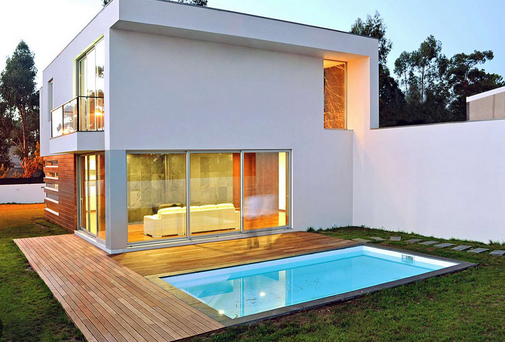
#> input picture imagenes/casa.png, 505 x 342 px, found by its file name
$ jupyter execute 21_sift_detalles.ipynb
#> lines starting #> are read from the running program, lines starting #| are printed output that depends on the picture
# 21 · SIFT en detalle: parámetros, efectos y visualización

## 1) Parámetros de `cv2.SIFT_create(...)`

```python
sift = cv2.SIFT_create(
    nfeatures=0,
    nOctaveLayers=3,
    contrastThreshold=0.04,
    edgeThreshold=10,
    sigma=1.6
)
```

**Explicación y buenas prácticas**
- `nfeatures`: máximo de puntos a retener (0 = sin límite duro).
- `nOctaveLayers`: capas por octava; más capas → mejor localización en escala (típico: 3).
- `contrastThreshold`: filtra puntos de bajo contraste; mayor → menos puntos, más estables.
- `edgeThreshold`: suprime respuestas dominadas por bordes largos; mayor → más permisivo.
- `sigma`: suavizado inicial en la octava base; controla el tamaño de estructuras capturadas.

SIFT detecta extremos de DoG en el espacio escala, refina posición, asigna orientación, y genera descriptores de 128D (flotantes), invariante a escala y rotación.

## 2) Carga de imagen

[cell 1]
import cv2, numpy as np, matplotlib.pyplot as plt

IMG_PATH = r"C:\\Users\\20808\\Documents\\Repositorios\\Vision_en_Robotica\\imagenes\\casa.png"
img_bgr = cv2.imread(IMG_PATH, cv2.IMREAD_UNCHANGED)
#> img_bgr is the input picture: shape (342, 505, 4); mean B, G, R, A 143.9, 151.3, 152.5, 255
if img_bgr is None:
    raise FileNotFoundError(f"No se pudo cargar la imagen en {IMG_PATH}")
img_gray = cv2.cvtColor(img_bgr, cv2.COLOR_BGR2GRAY)
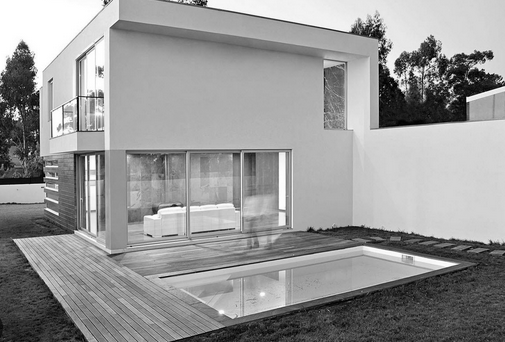
#> img_gray: shape (342, 505); min 0, max 255, mean 150.8
img_rgb  = cv2.cvtColor(img_bgr, cv2.COLOR_BGR2RGB)

plt.figure(figsize=(4,4)); plt.imshow(img_gray, cmap='gray'); plt.title("Imagen (gris)"); plt.axis('off'); plt.show()

## 3) Utilidades para SIFT

[cell 2]
def detect_sift(gray, nfeatures=0, nOctaveLayers=3, contrastThreshold=0.04, edgeThreshold=10, sigma=1.6):
    if not hasattr(cv2, 'SIFT_create'):
        raise RuntimeError('SIFT no está disponible en esta instalación de OpenCV (cv2.SIFT_create no existe).')
    sift = cv2.SIFT_create(nfeatures=nfeatures, nOctaveLayers=nOctaveLayers,
                           contrastThreshold=contrastThreshold, edgeThreshold=edgeThreshold, sigma=sigma)
    kps, des = sift.detectAndCompute(gray, None)
    return kps, des

def draw_keypoints_rgb(rgb, kps, rich=True):
    flags = cv2.DRAW_MATCHES_FLAGS_DRAW_RICH_KEYPOINTS if rich else 0
    vis = cv2.drawKeypoints(rgb, kps, None, color=(0,255,0), flags=flags)
    return vis

def kp_stats(kps):
    if not kps:
        return {}, None, None
    levels = {}
    angles = []
    sizes = []
    for kp in kps:
        levels[kp.octave] = levels.get(kp.octave, 0) + 1
        if kp.angle is not None and kp.angle >= 0:
            angles.append(kp.angle)
        sizes.append(kp.size)
    import numpy as np
    return levels, (np.array(angles) if len(angles)>0 else None), (np.array(sizes) if len(sizes)>0 else None)

## 4) Ejemplo base (parámetros prácticos)

[cell 3]
try:
    kps, des = detect_sift(img_gray, nfeatures=800, nOctaveLayers=3, contrastThreshold=0.04, edgeThreshold=10, sigma=1.6)
#> in detect_sift, `kps, des = sift.detectAndCompute(gray, None)`: kps = 748 keypoints; strongest (x, y, size): (468, 99, 3.6), (490, 55, 5), (452, 75, 2.1), (434, 59, 2.4)
    print(f"Keypoints: {len(kps)} | Descriptor: {None if des is None else des.shape}")
#| Keypoints: 748 | Descriptor: (748, 128)
    vis = draw_keypoints_rgb(img_rgb, kps, rich=True)
#> in draw_keypoints_rgb, `vis = cv2.drawKeypoints(rgb, kps, None, color=(0,255,0), flags=flags)`:
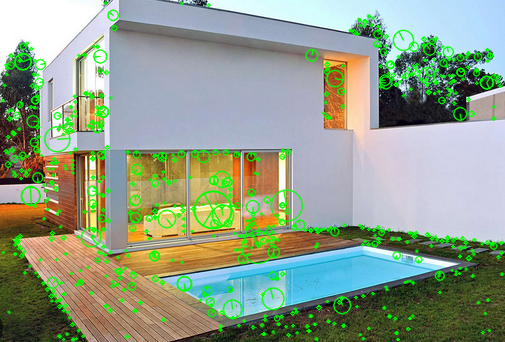
#> vis: shape (342, 505, 3); mean R, G, B 143.8, 158.7, 137.2
    plt.figure(figsize=(5,5)); plt.imshow(vis); plt.title(f"SIFT (n={len(kps)})"); plt.axis('off'); plt.show()

    levels, angles, sizes = kp_stats(kps)
#> the loop in kp_stats, `for kp in kps:` made 748 passes
#> kp on passes 1 to 3: keypoint at (2.4, 100.3), size 2.1, keypoint at (2.8, 252.2), size 1.9, keypoint at (4.2, 84.9), size 2.5
#> after the loop in kp_stats, `for kp in kps:`: angles = 748 values, max 359.8 at index 250, min 0.254 at index 82, mean 201.7; levels = 513 items; sizes = 748 values, max 37.05 at index 353, min 1.8 at index 11, mean 4.05
#> levels = 513 items
    if levels:
        xs = sorted(levels.keys()); ys = [levels[x] for x in xs]
#> after `xs = sorted(levels.keys())`: xs = 513 values from 1023 to 16646912
#> after `ys = [levels[x] for x in xs]`: ys = 513 values, max 5 at index 126, min 1 at index 0, mean 1.46
        plt.figure(figsize=(5,3)); plt.bar([str(x) for x in xs], ys)
        plt.title("Keypoints por octava"); plt.xlabel("Octava"); plt.ylabel("#KP"); plt.show()
#> after `plt.title('Keypoints por octava')`:
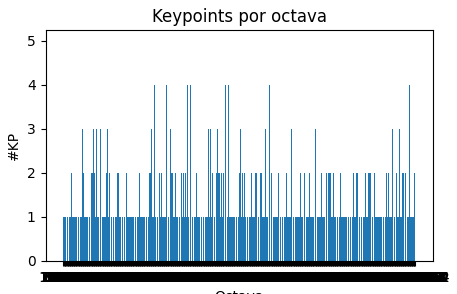
#> figure drawn by matplotlib, 1 panel
    if angles is not None and angles.size>0:
        plt.figure(figsize=(5,3)); plt.hist(angles, bins=24, range=(0,360))
        plt.title("Histograma de orientaciones (grados)"); plt.xlabel("Ángulo"); plt.ylabel("Frecuencia"); plt.show()
#> after `plt.title('Histograma de orientaciones (grados)')`:
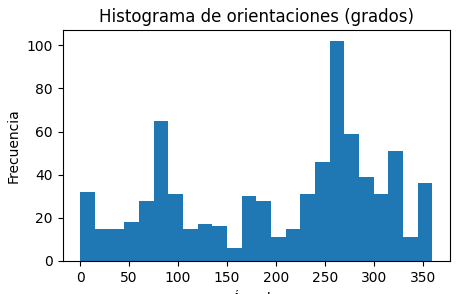
#> figure drawn by matplotlib, 1 panel; tallest bar 102 high, from x = 255 to 270
    if sizes is not None and sizes.size>0:
        plt.figure(figsize=(5,3)); plt.hist(sizes, bins=20)
        plt.title("Distribución de tamaños (px)"); plt.xlabel("Tamaño"); plt.ylabel("Frecuencia"); plt.show()
#> after `plt.title('Distribución de tamaños (px)')`:
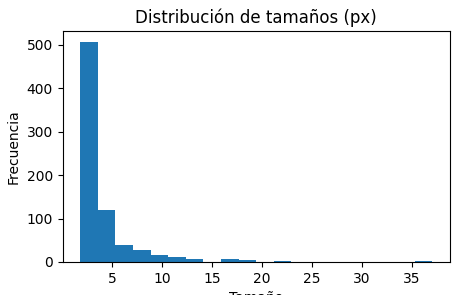
#> figure drawn by matplotlib, 1 panel; tallest bar 506 high, from x = 1.8 to 3.56
except RuntimeError as e:
    print(e)

## 5) Interactivo: ajusta parámetros y observa el efecto

[cell 4]
import ipywidgets as widgets
from IPython.display import display, clear_output

if hasattr(cv2, 'SIFT_create'):
    w_nfeatures = widgets.IntSlider(value=800, min=0, max=4000, step=50, description='nfeatures')
    w_layers    = widgets.IntSlider(value=3, min=1, max=6, step=1, description='nOctaveLayers')
    w_contrast  = widgets.FloatSlider(value=0.04, min=0.001, max=0.1, step=0.001, readout_format='.3f', description='contrastTh')
    w_edge      = widgets.IntSlider(value=10, min=1, max=30, step=1, description='edgeTh')
    w_sigma     = widgets.FloatSlider(value=1.6, min=0.6, max=3.0, step=0.1, readout_format='.1f', description='sigma')

    display(widgets.HBox([w_nfeatures, w_layers, w_contrast]))
    display(widgets.HBox([w_edge, w_sigma]))

    out = widgets.Output()
    display(out)

    def refresh(*args):
        with out:
            clear_output(wait=True)
            kps, des = detect_sift(img_gray,
                                   nfeatures=w_nfeatures.value,
                                   nOctaveLayers=w_layers.value,
                                   contrastThreshold=w_contrast.value,
                                   edgeThreshold=w_edge.value,
                                   sigma=w_sigma.value)
            vis = draw_keypoints_rgb(img_rgb, kps, rich=True)
            print(f"Keypoints: {len(kps)} | Descriptor: {None if des is None else des.shape}")
            plt.figure(figsize=(5,5)); plt.imshow(vis); plt.title("SIFT (parámetros actuales)"); plt.axis('off'); plt.show()

            levels, angles, sizes = kp_stats(kps)
            if levels:
                xs = sorted(levels.keys()); ys = [levels[x] for x in xs]
                plt.figure(figsize=(5,3)); plt.bar([str(x) for x in xs], ys)
                plt.title("Keypoints por octava"); plt.xlabel("Octava"); plt.ylabel("#KP"); plt.show()
            if angles is not None and angles.size>0:
                plt.figure(figsize=(5,3)); plt.hist(angles, bins=24, range=(0,360))
                plt.title("Histograma de orientaciones (grados)"); plt.xlabel("Ángulo"); plt.ylabel("Frecuencia"); plt.show()
            if sizes is not None and sizes.size>0:
                plt.figure(figsize=(5,3)); plt.hist(sizes, bins=20)
                plt.title("Distribución de tamaños (px)"); plt.xlabel("Tamaño"); plt.ylabel("Frecuencia"); plt.show()

    for w in [w_nfeatures, w_layers, w_contrast, w_edge, w_sigma]:
        w.observe(refresh, names='value')
    refresh()
#| Keypoints: 748 | Descriptor: (748, 128)
#> the loop in kp_stats (call 2), `for kp in kps:` made 748 passes
#> in refresh, `xs = sorted(levels.keys())`: xs = 513 values from 1023 to 16646912
else:
    print("SIFT no está disponible en tu instalación de OpenCV (cv2.SIFT_create no existe).")
